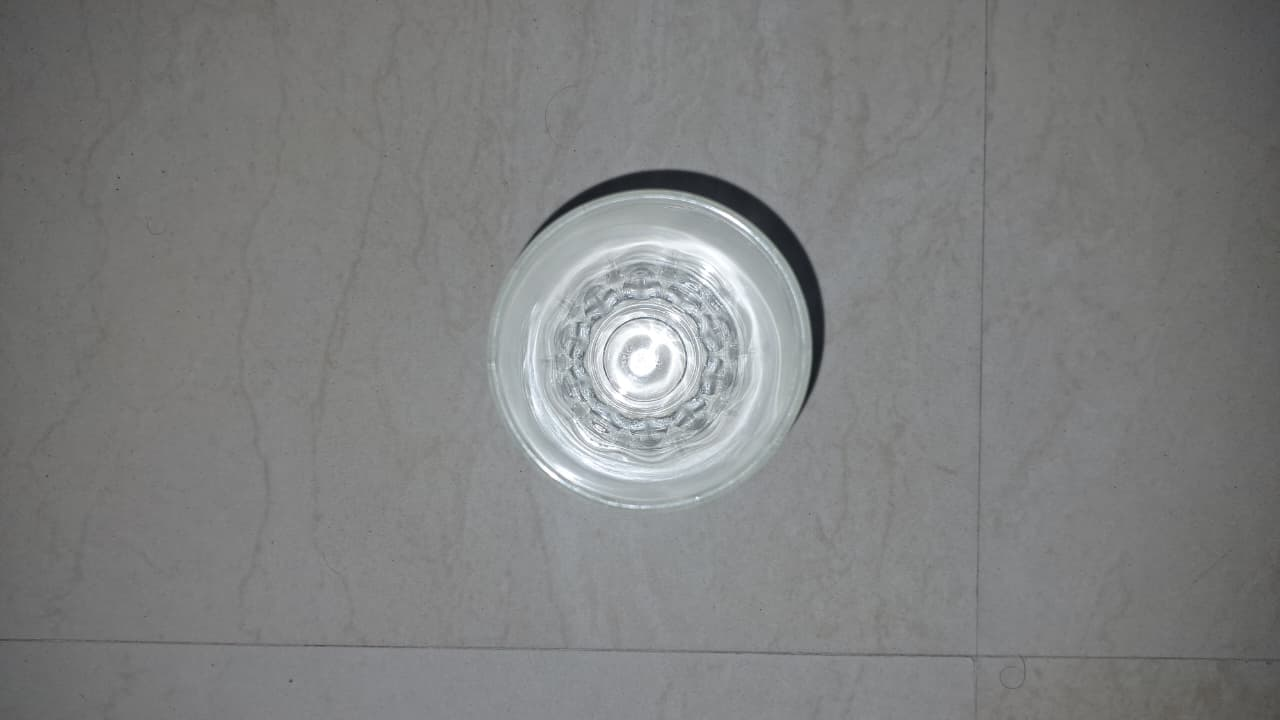
#> input picture ai-engine/calibration/zoom_0_5/empty_glass.jpg.jpeg, 1280 x 720 px
$ python extract_phone_image_features.py --input calibration/zoom_0_5 --output out.png   (older library calls are emulated)
#> lines starting #> are read from the running program, lines starting #| are printed output that depends on the picture
#!/usr/bin/env python
"""
MilkOptic AI - phone image feature extractor
Extracts descriptive features from ordinary milk-in-glass photos.
This does NOT diagnose adulteration or estimate percentages.
"""
import argparse
from pathlib import Path
import cv2
import numpy as np
import pandas as pd
from skimage.feature import graycomatrix, graycoprops, local_binary_pattern

IMAGE_EXTS = {".jpg", ".jpeg", ".png", ".bmp", ".webp"}

def safe_stats(a, prefix):
    a = np.asarray(a, dtype=np.float64)
    return {
        f"{prefix}_mean": float(np.mean(a)),
        f"{prefix}_std": float(np.std(a)),
        f"{prefix}_min": float(np.min(a)),
        f"{prefix}_max": float(np.max(a)),
        f"{prefix}_median": float(np.median(a)),
        f"{prefix}_p10": float(np.percentile(a, 10)),
        f"{prefix}_p90": float(np.percentile(a, 90)),
    }

def extract(path: Path):
    bgr = cv2.imread(str(path), cv2.IMREAD_COLOR)
#> bgr is the input picture: shape (720, 1280, 3); mean B, G, R 127.8, 127.9, 126.9
    if bgr is None:
        return None
    # Consistent maximum size for feature extraction; preserve original file.
    h0, w0 = bgr.shape[:2]
#> h0 = 720; w0 = 1280
    scale = min(1.0, 640.0 / max(h0, w0))
#> scale = 0.5
    if scale < 1.0:
        bgr = cv2.resize(bgr, (int(w0*scale), int(h0*scale)), interpolation=cv2.INTER_AREA)
#> bgr: shape (360, 640, 3)

    rgb = cv2.cvtColor(bgr, cv2.COLOR_BGR2RGB)
    hsv = cv2.cvtColor(bgr, cv2.COLOR_BGR2HSV)
#> hsv: shape (360, 640, 3); mean H, S, V 49.5, 5.3, 128.9
    gray = cv2.cvtColor(bgr, cv2.COLOR_BGR2GRAY)
    out = {
        "file_name": path.name,
        "image_width_original": int(w0),
        "image_height_original": int(h0),
        "image_mean_brightness_gray": float(np.mean(gray)),
        "image_brightness_std_gray": float(np.std(gray)),
        "image_blur_laplacian_var": float(cv2.Laplacian(gray, cv2.CV_64F).var()),
        "image_edge_density": float(np.mean(cv2.Canny(gray, 80, 160) > 0)),
    }
#> out = {'file_name': 'empty_glass.jpg.jpeg', 'image_width_original': 1280, 'image_height_original': 720, 'image_mean_brightness_gray': 127.7, 'image_brightness_std_gray': 23.91, 'image_blur_laplacian_var': 137, 'image_edge_density': 0.0214}

    for i, channel in enumerate(("r", "g", "b")):
        out.update(safe_stats(rgb[:, :, i], f"rgb_{channel}"))
#> after the loop, out = 28 items
    for i, channel in enumerate(("h", "s", "v")):
        out.update(safe_stats(hsv[:, :, i], f"hsv_{channel}"))
#> this loop made 3 passes
#> pass 1, in safe_stats (call 4), `a = np.asarray(a, dtype=np.float64)`:
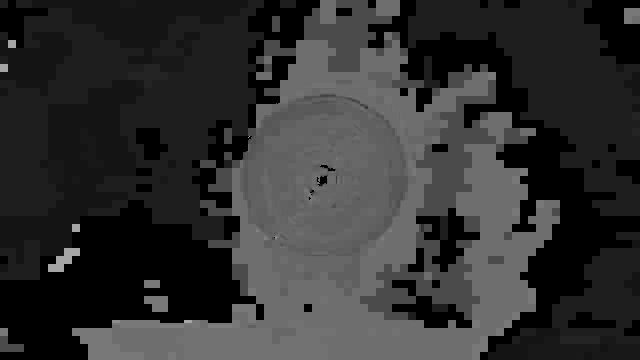
#> a: shape (360, 640) float64; min 0, max 165, mean 49.5
#> pass 2, in safe_stats (call 5), `a = np.asarray(a, dtype=np.float64)`:
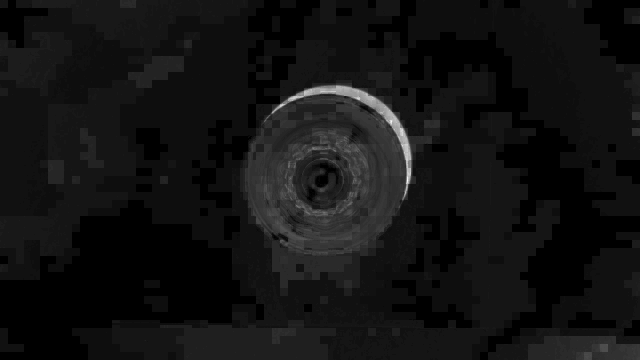
#> a: shape (360, 640) float64; min 0, max 72, mean 5.3; drawn with min black and max white
#> after the loop, out = 49 items

    # Normalized grayscale histogram: 16 bins
    hist = cv2.calcHist([gray], [0], None, [16], [0, 256]).flatten()
#> hist = [0, 54, 1375, 218, 418, 7489, 31643, 78998, 86649, 6376, 5952, 4650, 2886, 1696, 1053, 943]
    hist = hist / max(hist.sum(), 1)
#> hist = [0, 0.000234, 0.00597, 0.000946, 0.00181, 0.0325, 0.137, 0.343, 0.376, 0.0277, 0.0258, 0.0202, 0.0125, 0.00736, 0.00457, 0.00409]
    for i, value in enumerate(hist):
        out[f"gray_hist_bin_{i:02d}"] = float(value)
#> this loop made 16 passes
#> value on passes 1 to 12: 0, 0.000234, 0.00597, 0.000946, 0.00181, 0.0325, 0.137, 0.343, 0.376, 0.0277, 0.0258, 0.0202
#> after the loop, out = 65 items

    # Texture features from quantized grayscale. These describe the whole image;
    # they do not automatically isolate the milk region from glass/background.
    gray_small = cv2.resize(gray, (256, 256), interpolation=cv2.INTER_AREA)
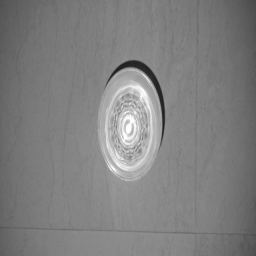
#> gray_small: shape (256, 256); min 31, max 255, mean 127.8
    quant = (gray_small // 16).astype(np.uint8)
    glcm = graycomatrix(
        quant, distances=[1, 3], angles=[0, np.pi/4, np.pi/2, 3*np.pi/4],
        levels=16, symmetric=True, normed=True
    )
    for prop in ("contrast", "dissimilarity", "homogeneity", "ASM", "energy", "correlation"):
        vals = graycoprops(glcm, prop)
        out[f"glcm_{prop}_mean"] = float(np.mean(vals))
        out[f"glcm_{prop}_std"] = float(np.std(vals))
#> this loop made 6 passes
#> vals on passes 1 to 6: [[0.267, 0.304, 0.154, 0.336], [0.687, 0.542, 0.472, 0.638]], [[0.175, 0.195, 0.116, 0.199], [0.307, 0.278, 0.228, 0.285]], [[0.921, 0.912, 0.946, 0.912], [0.875, 0.882, 0.905, 0.884]], [[0.229, 0.223, 0.246, 0.224], [0.206, 0.206, 0.222, 0.209]], [[0.479, 0.472, 0.496, 0.474], [0.454, 0.454, 0.471, 0.458]], [[0.94, 0.932, 0.966, 0.925], [0.845, 0.878, 0.895, 0.857]]
#> after the loop, out = 77 items

    lbp = local_binary_pattern(gray_small, P=8, R=1, method="uniform")
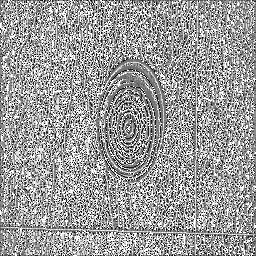
#> lbp: shape (256, 256) float64; min 0, max 9, mean 5.47; drawn with min black and max white
    lbp_hist, _ = np.histogram(lbp, bins=np.arange(0, 11), range=(0, 10), density=True)
#> lbp_hist = [0.0353, 0.0784, 0.0271, 0.0923, 0.118, 0.16, 0.0827, 0.107, 0.149, 0.15]
    for i, value in enumerate(lbp_hist):
        out[f"lbp_bin_{i:02d}"] = float(value)
#> this loop made 10 passes
#> value on passes 1 to 10: 0.0353, 0.0784, 0.0271, 0.0923, 0.118, 0.16, 0.0827, 0.107, 0.149, 0.15
#> after the loop, out = 87 items

    return out

def main():
    parser = argparse.ArgumentParser()
    parser.add_argument("--input", required=True, help="Folder containing original phone images")
    parser.add_argument("--output", required=True, help="Output CSV path")
    args = parser.parse_args()
    input_dir = Path(args.input)
    output_path = Path(args.output)
    if not input_dir.exists():
        raise SystemExit(f"Input folder does not exist: {input_dir}")

    paths = sorted(p for p in input_dir.rglob("*") if p.is_file() and p.suffix.lower() in IMAGE_EXTS)
    if not paths:
        raise SystemExit(f"No supported images found in: {input_dir}")

    rows, errors = [], []
    for p in paths:
        try:
            row = extract(p)
#> row = 87 items
            if row is not None:
                row["relative_path"] = str(p.relative_to(input_dir))
                rows.append(row)
            else:
                errors.append(str(p))
        except Exception as e:
            errors.append(f"{p}: {e}")

    output_path.parent.mkdir(parents=True, exist_ok=True)
    pd.DataFrame(rows).to_csv(output_path, index=False)
    print(f"Images processed: {len(rows)}")
#| Images processed: 1
    print(f"Failed images: {len(errors)}")
    print(f"Feature columns (excluding file/path): {max(0, len(rows[0])-2) if rows else 0}")
#| Feature columns (excluding file/path): 86
    print(f"CSV saved: {output_path}")
    if errors:
        print("First errors:")
        for e in errors[:10]:
            print(" -", e)

if __name__ == "__main__":
    main()
